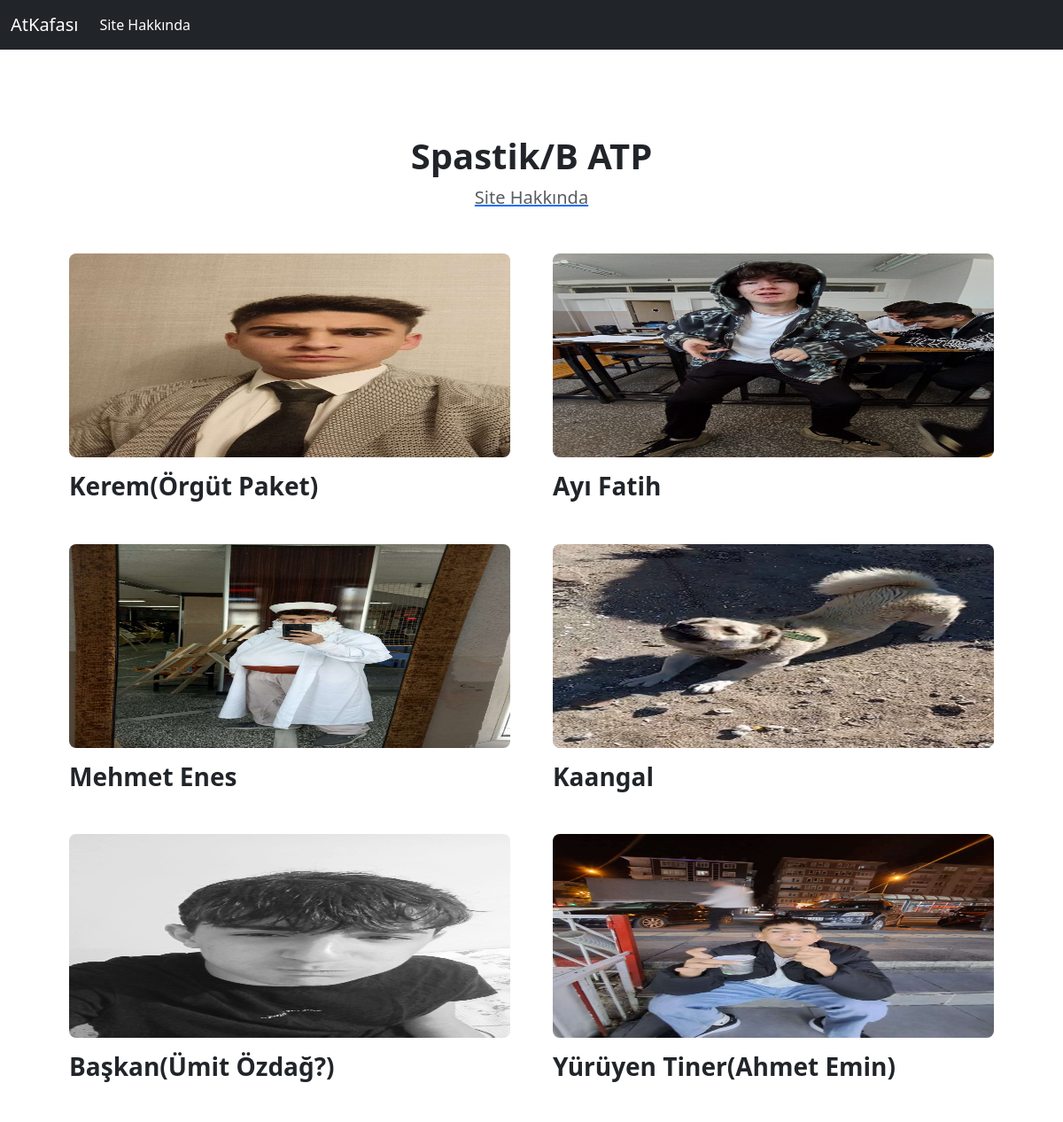
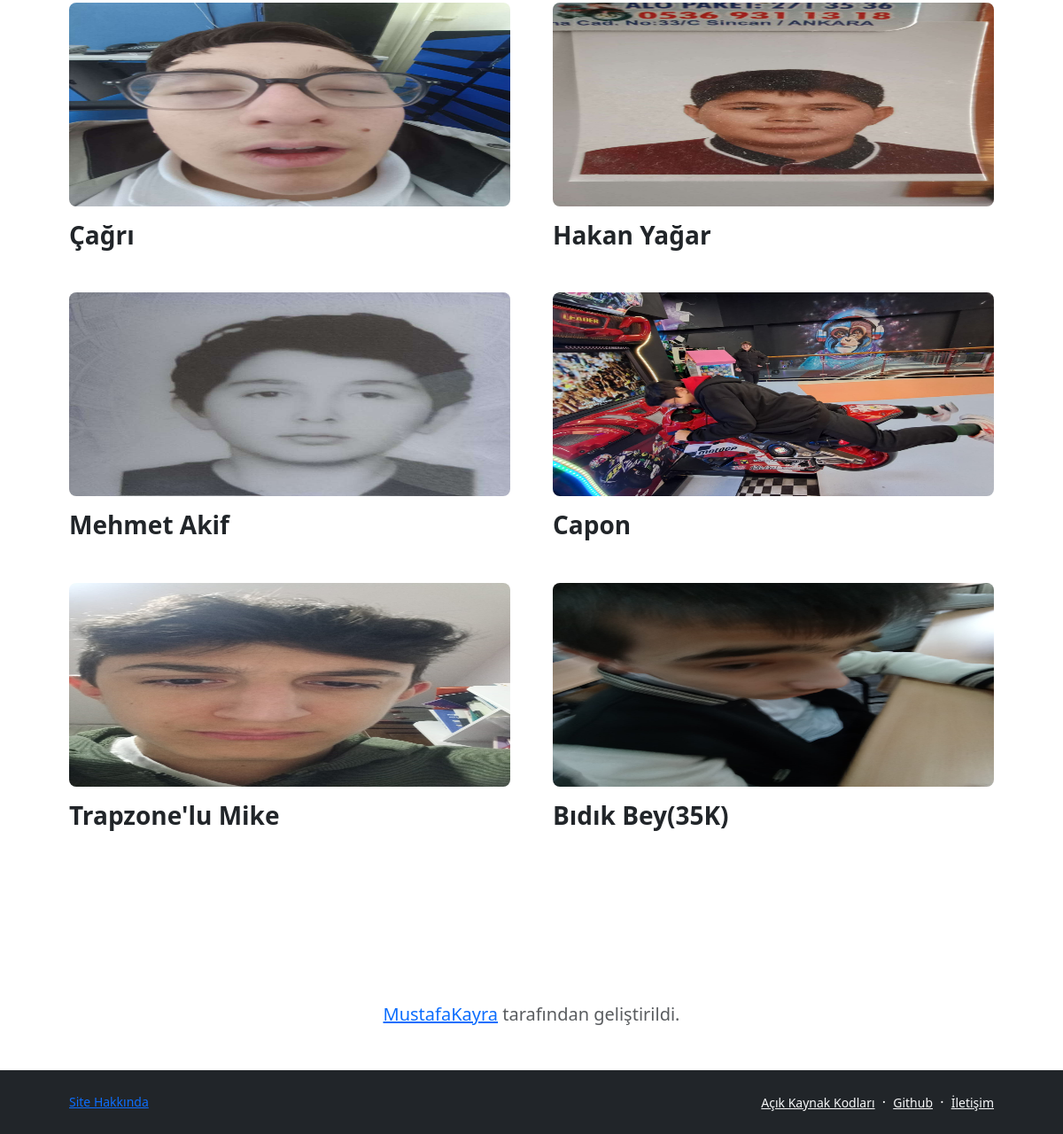
The page / on the database its author committed (2 pictures, top to bottom).
### Persons/models.py (models this page shows, shortened)
class Person(models.Model): #Kişileri veritabanına kaydetmek için oluşturulan model
    name = models.CharField(blank=False,null=False,max_length=200) #Kişinin adı
    description = models.TextField() #Kişinin küçük biyografisi
    image = models.ImageField(upload_to="C:/Users/kayra/sınıfproje/static/img") #Kişinin fotoğrafı
    slug = models.SlugField(null=False,blank=True,unique=True,db_index=True) #Kişinin site içerisindeki sanal kimliği diyebiliriz.
    category = models.CharField(blank=True,null=True,max_length=200) #Kişinin bulunduğu kategori

### Persons/views.py (the view)
# urls.py: path('',views.index,name="index"),
def index(request): #Kişilerin bulunduğu sayfa
    persons = Person.objects.all() #Kayıtlı bütün kullanıcıları çekmek için
    context = { #Çekilen kullanıcıları anasayfaya göndermek için kullanılan sözlük
        "persons":persons
    }
    return render(request,"index.html",context) #Sayfayı render etmek için

### templates/index.html (shortened to what this page needs)
{% extends "layout.html" %}
{% block body %}
    <section class="py-5">
                <div class="container px-5 my-5">
                    <div class="text-center mb-5">
                        <h1 class="fw-bolder">Spastik/B ATP</h1>
                        <a href="{% url 'about' %}"><p class="lead fw-normal text-muted mb-0">Site Hakkında</p></a>
                    </div>
                    <div class="row gx-5">
                        {% for person in persons %}
                        <div class="col-lg-6">
                            <div class="position-relative mb-5">
                                <a href="{% url 'WhoPerson' person.slug %}"><img class="img-fluid rounded-3 mb-3" src="{{ person.image.url }}" alt="{{ person.name }}" /></a>
                                <a class="h3 fw-bolder text-decoration-none link-dark stretched-link" href="{% url 'WhoPerson' person.slug %}">{{ person.name }}</a>
                            </div>
                        </div>
                        {% endfor %}
                    </div>
                </div>
            </section>
{% endblock body %}

### templates/layout.html (shortened to what this page needs)
<!DOCTYPE html>
<html lang="en">
<head>
    <link href="https://cdn.jsdelivr.net/npm/bootstrap@5.3.3/dist/css/bootstrap.min.css" rel="stylesheet">
</head>
<body>
<nav class="navbar navbar-expand-lg navbar-dark bg-dark">
  <div class="container-fluid">
    <a class="navbar-brand" href="/">
      AtKafası
    </a>
    <div class="collapse navbar-collapse" id="navbarNavDropdown">
      <ul class="navbar-nav">
        <li class="nav-item">
          <a class="nav-link active" aria-current="page" href="{% url 'about' %}">Site Hakkında</a>
        </li>
      </ul>
    </div>
  </div>
</nav>
    {% block body %}
    {% endblock body %}
    <div class="container px-5 my-5">
      <div class="text-center mb-5">
        <p class="lead fw-normal text-muted mb-4"><a href="https://github.com/MustafaKayra" target="_blank">MustafaKayra</a> tarafından geliştirildi.</p>
      </div>
    </div>
    <footer class="bg-dark py-4 mt-auto">
        <div class="container px-5">
            <div class="row align-items-center justify-content-between flex-column flex-sm-row">
                <div class="col-auto"><div class="small m-0 text-white"><a href="{% url 'about' %}" target="_blank">Site Hakkında</a></div></div>
                <div class="col-auto">
                    <a class="link-light small" href="https://github.com/MustafaKayra/ClassProject-Bootstrap" target="_blank">Açık Kaynak Kodları</a>
                    <span class="text-white mx-1">&middot;</span>
                    <a class="link-light small" href="https://github.com/MustafaKayra" target="_blank">Github</a>
                    <span class="text-white mx-1">&middot;</span>
                    <a class="link-light small" href="https://www.instagram.com/itsrkayra/" target="_blank">İletişim</a>
                </div>
            </div>
        </div>
    </footer>
</body>
</html>

### templates/index.html (style rules this page uses)
.img-fluid { width: 1110px; height: 230px; }

### rows shown on the page
Person: image (picture), name "Kerem(Örgüt Paket)"
Person: image (picture), name "Ayı Fatih"
Person: image (picture), name "Mehmet Enes"
Person: image (picture), name "Kaangal"
Person: image (picture), name "Başkan(Ümit Özdağ?)"
Person: image (picture), name "Yürüyen Tiner(Ahmet Emin)"
Person: image (picture), name "Çağrı"
Person: image (picture), name "Hakan Yağar"
Person: image (picture), name "Mehmet Akif"
Person: image (picture), name "Capon"
Person: image (picture), name "Trapzone'lu Mike"
Person: image (picture), name "Bıdık Bey(35K)"
